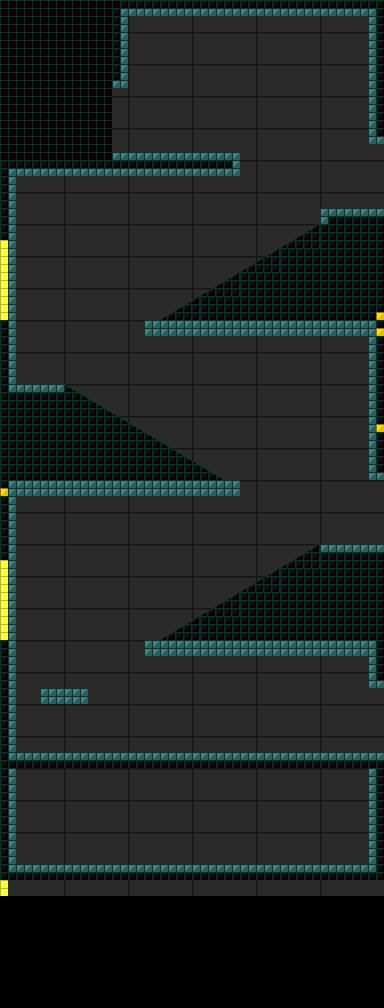

Below is a game level as drawn by its tile map, then a one-line description and the .tmx that defines it (tile-layer data replaced by summaries):
An orthogonal 48x126 tile map with 8x8 px tiles, 3 tile layers (Real Background, Real Background Decor, Real Platforms), 3 tilesets and 9 objects (4x Scene Door Portal, Camera Bounds, Camera Trigger).

<map version="1.0" orientation="orthogonal" renderorder="right-down" width="48" height="126" tilewidth="8" tileheight="8" nextobjectid="13">
 <tileset firstgid="1" name="blocks_192x128" tilewidth="192" tileheight="128" tilecount="2" columns="2">
  <image source="blocks_192x128.png" width="384" height="128" />
 </tileset>
 <tileset firstgid="3" name="Blocks_8x8" tilewidth="8" tileheight="8" tilecount="144" columns="12">
  <image source="Blocks_8x8.png" width="96" height="96" />
 </tileset>
 <tileset firstgid="147" name="stairs" tilewidth="40" tileheight="24" tilecount="60" columns="6">
  <image source="stairs.png" width="256" height="256" />
 </tileset>
 <layer name="Real Background" width="48" height="126">
  <properties>
   <property name="Type" value="Background" />
   <property name="Universe" value="RealWorld" />
  </properties>
  <data>[6048 cells, 14 non-empty, 1 distinct tile ids]</data>
 </layer>
 <layer name="Real Background Decor" width="48" height="126">
  <properties>
   <property name="Type" value="Background" />
   <property name="Universe" value="RealWorld" />
  </properties>
  <data>[6048 cells, 526 non-empty, 3 distinct tile ids]</data>
 </layer>
 <layer name="Real Platforms" width="48" height="126">
  <properties>
   <property name="Type" value="Platform" />
   <property name="Universe" value="RealWorld" />
  </properties>
  <data>[6048 cells, 1128 non-empty, 5 distinct tile ids]</data>
 </layer>
 <objectgroup name="Scene Transition Doors">
  <properties>
   <property name="Commands" value="DestroyPrefab" />
   <property name="Type" value="PrefabGroup" />
   <property name="Universe" value="RealWorld" />
  </properties>
  <object id="1" name="Foyer Left Door" type="Scene Door Portal" x="112" y="88" width="16" height="64">
   <properties>
    <property name="Door Key" value="RedHouseDoorKey" />
    <property name="Prefab" value="Scene Transition Door" />
    <property name="Transition Direction" value="Left" />
    <property name="Transition To Portal" value="House Foyer Entrance" />
    <property name="Transition To Scene" value="house_entrance" />
   </properties>
  </object>
  <object id="2" name="Foyer Right Door" type="Scene Door Portal" x="368" y="144" width="16" height="64">
   <properties>
    <property name="Door Key" value="RedHouseDoorKey" />
    <property name="Prefab" value="Scene Transition Door" />
    <property name="Transition Direction" value="Right" />
    <property name="Transition To Portal" value="Hall Left Door" />
    <property name="Transition To Scene" value="entrance_hall" />
   </properties>
  </object>
  <object id="3" name="Foyer Upper Basement Door" type="Scene Door Portal" x="368" y="480" width="16" height="64">
   <properties>
    <property name="Door Key" value="GreenHouseDoorKey" />
    <property name="Prefab" value="Scene Transition Door" />
    <property name="Transition Direction" value="Right" />
    <property name="Transition To Portal" value="Upper Basement Left Door" />
    <property name="Transition To Scene" value="upper_basement" />
   </properties>
  </object>
  <object id="4" name="Foyer Lower Basement Door" type="Scene Door Portal" x="368" y="688" width="16" height="64">
   <properties>
    <property name="Door Key" value="GreenHouseDoorKey" />
    <property name="Prefab" value="Scene Transition Door" />
    <property name="Transition Direction" value="Right" />
    <property name="Transition To Portal" value="Lower Basement Left Door" />
    <property name="Transition To Scene" value="lower_basement" />
   </properties>
  </object>
 </objectgroup>
 <objectgroup name="Camera Modifier">
  <properties>
   <property name="Commands" value="DestroyPrefab" />
   <property name="Type" value="CameraModifier" />
   <property name="Universe" value="RealWorld" />
  </properties>
  <object id="9" type="Camera Bounds" x="0" y="0" width="384" height="768" />
  <object id="11" type="Camera Trigger" x="8" y="8" width="368" height="752" />
 </objectgroup>
 <objectgroup name="Edge Colliders">
  <properties>
   <property name="Commands" value="DestroyPrefab" />
   <property name="Type" value="EdgeColliders" />
   <property name="Universe" value="RealWorld" />
  </properties>
  <object id="5" x="336" y="544">
   <polyline points="-16,0 -176,96" />
  </object>
  <object id="6" x="336" y="224">
   <polyline points="-16,0 -176,96" />
  </object>
  <object id="7" x="240" y="480">
   <polyline points="-16,0 -176,-96" />
  </object>
 </objectgroup>
</map>
